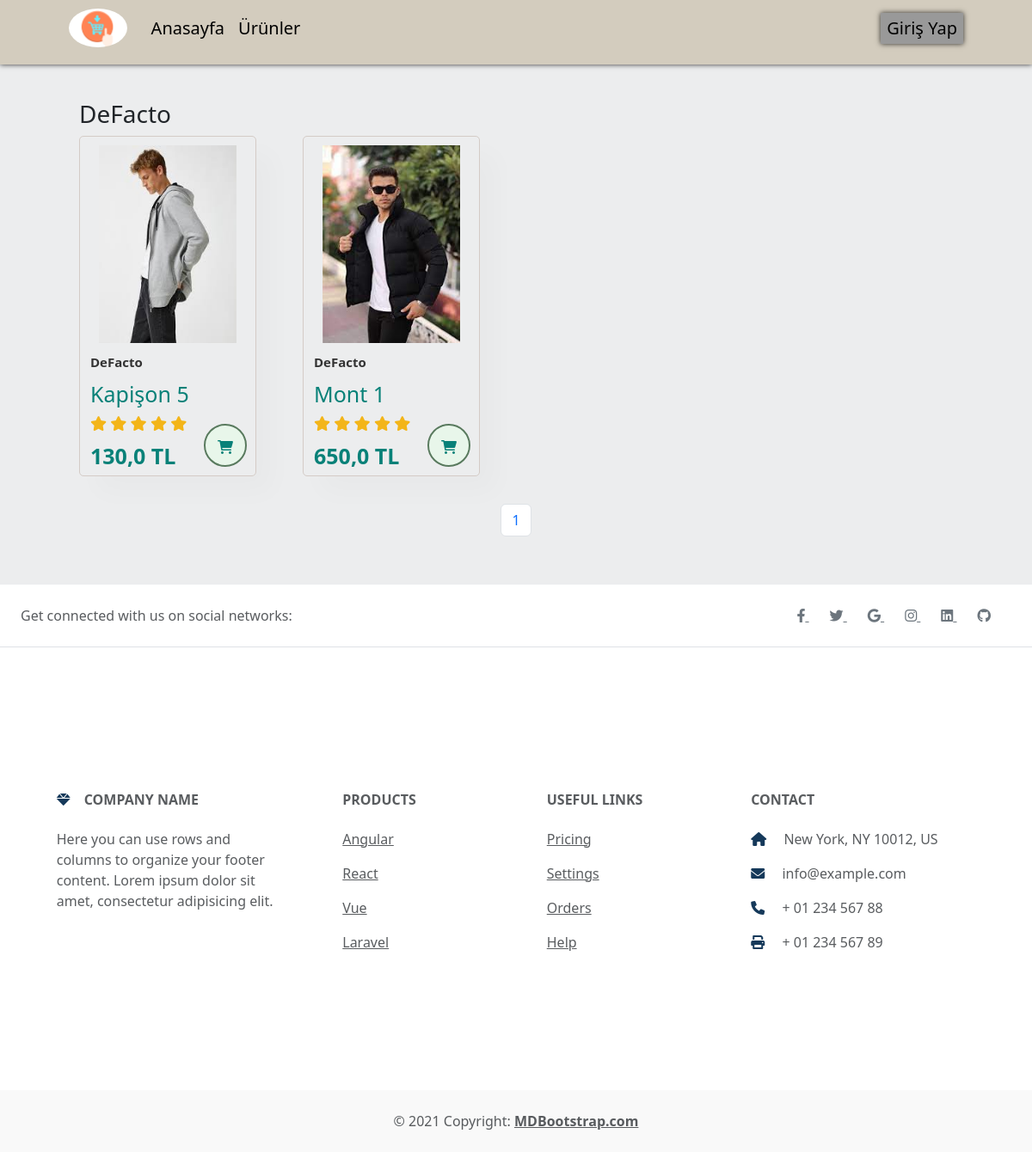
Screenshot of /marka/3/ with the database file from the repository.
### appMy/models.py (models this page shows, shortened)
class Category(models.Model):
    title = models.CharField(("Kategori"), max_length=50)
    def __str__(self):
        return self.title

class Product(models.Model):
    category = models.ForeignKey(Category, verbose_name=("Kategori"), on_delete=models.CASCADE, null=True, blank=True)
    marka = models.CharField(("Marka"), max_length=50)
    title = models.CharField(("Ürün Adı"), max_length=50)
    text = models.TextField(("Ürün Hakkında"), max_length=1000)
    image = models.FileField(("Ürün Fotografı"), upload_to='', max_length=100)
    date_now = models.DateTimeField(("Tarih"), auto_now_add=True)
    likes = models.FloatField(("Ürün Beğenisi"), default=0)
    price = models.FloatField(("Ürün Fiyatı"), default=0)

### appMy/views.py (the view)
# urls.py: path('marka/<mid>/', marka, name='marka'),
def marka(request,mid):
   marka = Category.objects.get(id = mid)
   markaurun = Product.objects.filter(category = mid)
   paginator = Paginator(markaurun, 4)  # Show 25 contacts per page.
   page_number = request.GET.get('page')
   markaurun = paginator.get_page(page_number)
   context = {
      'title':marka,
      'marka':marka,
      'markaurun':markaurun,
   }
   return render(request, 'marka.html',context)

### appMy/templates/marka.html (shortened to what this page needs)
{% extends 'base.html' %}
{% load static %}
{% block body %}
   <div class="container-fluid  mt-5">
    <div class="ozel-urun  mt-5 ">
      <div class="row  mt-2">
        <div class="col-12">
            <h3>{{ marka.title }}</h3>
          <div class="row ">
            {% for i in markaurun %}
            <div class="col-3">
               <div class="ozel mb-3">
                <a href="{% url 'detail' i.id %}"><img src="{{ i.image.url }}" alt="resim"></a>
                <div class="ozel-bilgi">
                  <span>{{ i.marka }}</span>
                  <h5>{{ i.title }}</h5>
                  <div class="yildiz">
                   <i class="fas fa-star"></i>
                   <i class="fas fa-star"></i>
                   <i class="fas fa-star"></i>
                   <i class="fas fa-star"></i>
                   <i class="fas fa-star"></i>
                  </div>
                  <h4>{{ i.price }} TL</h4>
                </div>
                <a href="{% url 'detail' i.id %}"><i class="fas fa-shopping-cart cart"></i></a>
               </div>
            </div>
            {% endfor %}
            <nav aria-label="Page navigation example ">
                <ul class="pagination justify-content-center mt-3">
                    <li class="page-item"><a class="page-link" href="?page={{ markaurun.number }}">{{ markaurun.number }}</a></li>
                </ul>
            </nav>
          </div>
        </div>
      </div>
    </div>
  </div>
{% endblock body %}

### appMy/static/style.css (style rules this page uses)
.ozel-urun { padding: 40px 80px; }
.ozel { margin: 0 30px 0 0; padding: 0px 12px; border: 1px solid #d4cbc6; border-radius: 5px; box-shadow: 20px 20px 30px rgba(0, 0, 0, 0.02); transition: 0.7s; overflow: hidden; position: relative; }
.ozel img { width: 100%; height: 250px; padding: 10px; cursor: pointer; overflow: hidden; transition: 0.8s; }
.ozel-bilgi span { color: #333; font-size: 15px; font-weight: 600; }
.ozel-bilgi h5 { padding-top: 10px; color: #088178; font-size: 25px; }
.ozel-bilgi i { color: rgb(243, 181, 25); font-size: 17px; }
.ozel-bilgi h4 { padding-top: 10px; font-size: 25px; font-weight: 700; color: #088178; }
.ozel .cart { text-align: center; width: 50px; height: 50px; line-height: 50px; border-radius: 50px; background-color: #e8f6ea; font-weight: 600; color: #088178; border: 2px solid #597a5e; position: absolute; bottom: 10px; right: 10px; }
body { background-color: #ecedee }
body { margin-top:20px; }

### rows the page displays
Category: title "DeFacto"
Product: image (picture), marka "DeFacto", title "Kapişon 5", price "130,0"
Product: image (picture), marka "DeFacto", title "Mont 1", price "650,0"

### other values shown
{{ markaurun.number }} "1"
